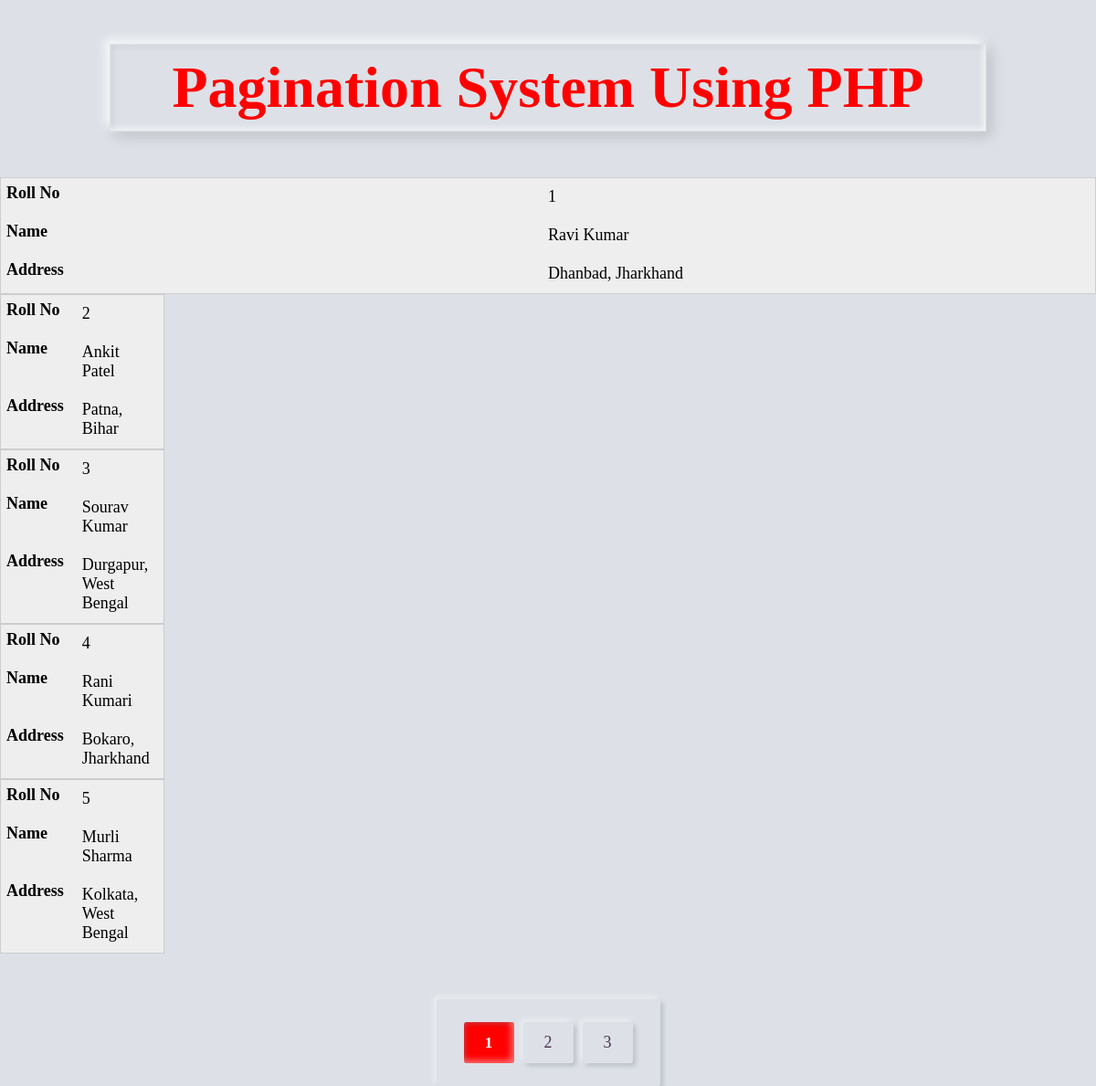
The page / on the database its author committed.
### tables this page shows
CREATE TABLE `student_detail` (
  `Roll_no` int(8) NOT NULL,
  `Name` varchar(50) NOT NULL,
  `Address` varchar(255) NOT NULL
);

### index.php (the view, shortened to what this page needs)
<!DOCTYPE html>
<html lang="en">
<head>
    <link rel="stylesheet" href="style.css?v=<?php echo time(); ?>">
</head>
<body>
<div class="title_box">
    <h1>Pagination System Using PHP</h1>
</div>
<table class="attendance_table">
      <tbody id="table_tbody">
<?php
require 'conn.php';
$total_student =  "SELECT * FROM `Student_detail`";
$result = mysqli_query($conn, $total_student);
$start = 0;
$per_page = 5;
$current_page = 1;
$total_record = mysqli_num_rows($result);
$page_no = ceil($total_record/$per_page);
$student_detail =  "SELECT * FROM `student_detail` limit $start, $per_page";
$student_result = mysqli_query($conn, $student_detail);
if(mysqli_num_rows($student_result)>0)
{
while($detail = mysqli_fetch_array($student_result))
{
?>
      <tr class="table_tr">
          <td class="table_td" data-column="Roll No"><?php echo $detail['Roll_no'];?></td>
          <td class="table_td" data-column="Name"><?php echo $detail['Name'];?></td>
          <td class="table_td" data-column="Address"><?php echo $detail['Address'];?></td>
        </tr>
        </tbody>
        <?php
    }
}
else{
    echo '<div class="no_record">
    <h1 id="no_title">No records found.</h1>
    </div>
    ';
}
?>
</table>
<div class="page_count">
<div class="page_container">
  <ul class="pagination">
<?php
for($i=1; $i<=$page_no; $i++ )
{
  if($current_page == $i)
  {
?>
    <li class="active"><a href="javascript:void(0)"><?php echo $i ?></a></li>
    <?php
}
else
{
?>
  <li ><a href="?start=<?php echo $i ?>"><?php echo $i ?></a></li>
<?php
}
}
?>
  </ul>
</div>
</div>
</body>
</html>

### style.css (style rules this page uses)
* { margin: 0; padding: 0; box-sizing: border-box; }
body { background-color: #dde1e7; }
.title_box { display: flex; justify-content: center; align-items: center; flex-wrap: wrap; width: 80%; margin-left: 10%; margin-right: 10%; margin-top: 4%; font-size: 2rem; border: 1px solid #dde1e7; color: red; padding-top: 10px; padding-bottom: 10px; height: auto; background-color: #dde1e7 ; box-shadow: -5px -5px 10px rgba(255,255,255,0.8), 5px 5px 15px rgba(0, 0, 0, 0.155), inset -2px -2px 6px rgba(255,255,255,0.8), inset 2px 2px 6px rgba(0, 0, 0, 0.1); }
.attendance_table { width: 750px; border-collapse: collapse; margin:50px auto; }
.table_tr:nth-of-type(odd) { background: #eee; }
.table_td, .table_th { padding: 10px; border: 1px solid #ccc; text-align: left; font-size: 18px; }
@media only screen and (max-width: 760px),
  (min-device-width: 768px) and (max-device-width: 1024px) { .attendance_table { width: 100%; } }
@media only screen and (max-width: 760px),
  (min-device-width: 768px) and (max-device-width: 1024px) { .attendance_table, #table_thead, #table_tbody, .table_th, .table_td, .table_tr { display: block; } }
@media only screen and (max-width: 760px),
  (min-device-width: 768px) and (max-device-width: 1024px) { .table_tr { border: 1px solid #ccc; } }
@media only screen and (max-width: 760px),
  (min-device-width: 768px) and (max-device-width: 1024px) { .table_td { border: none; border-bottom: 1px solid #eee; position: relative; padding-left: 50%; } }
@media only screen and (max-width: 760px),
  (min-device-width: 768px) and (max-device-width: 1024px) { .table_td:before { position: absolute; top: 6px; left: 6px; width: 45%; padding-right: 10px; white-space: nowrap; content: attr(data-column); color: #000; font-weight: bold; } }
.page_count { display: grid; height: 100%; place-items: center; text-align: center; background: #dde1e7; }
.page_container { background: #dde1e7; padding: 25px; border-radius: 3px; box-shadow: -3px -3px 7px #ffffff73, 3px 3px 5px rgba(94, 104, 121, 0.288); }
.pagination { display: flex; list-style: none; }
.pagination li { flex: 1; margin: 0px 5px; background: #dde1e7; border-radius: 3px; box-shadow: -3px -3px 7px #ffffff73, 3px 3px 5px rgba(94, 104, 121, 0.288); }
.pagination li a { font-size: 18px; text-decoration: none; color: #4d3252; height: 45px; width: 55px; display: block; line-height: 45px; }
.pagination li.active { box-shadow: inset -3px -3px 7px #ffffff73, inset 3px 3px 5px rgba(94, 104, 121, 0.288); background-color: red; }
.pagination li.active a { font-size: 17px; color: white; font-weight: 900; }

### rows shown on the page
student_detail: Roll_no "1", Name "Ravi Kumar", Address "Dhanbad, Jharkhand"
student_detail: Roll_no "2", Name "Ankit Patel", Address "Patna, Bihar"
student_detail: Roll_no "3", Name "Sourav Kumar", Address "Durgapur, West Bengal"
student_detail: Roll_no "4", Name "Rani Kumari", Address "Bokaro, Jharkhand"
student_detail: Roll_no "5", Name "Murli Sharma", Address "Kolkata, West Bengal"
